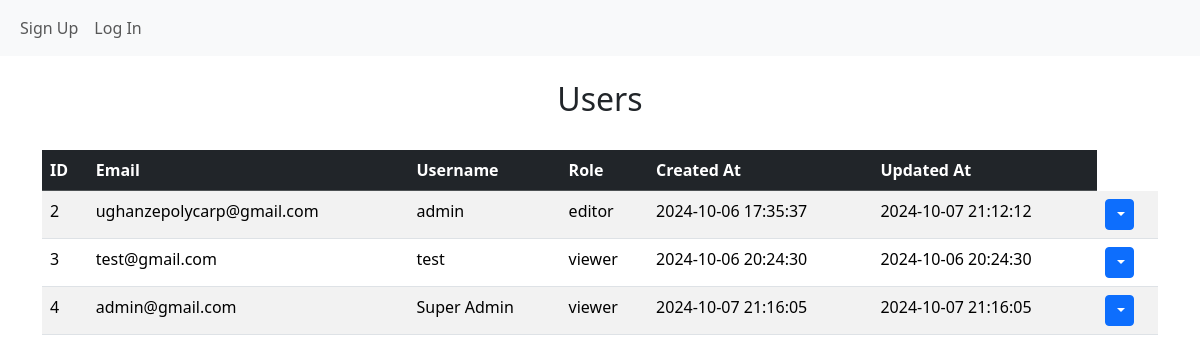
/users, run on an earlier commit of the app's database.
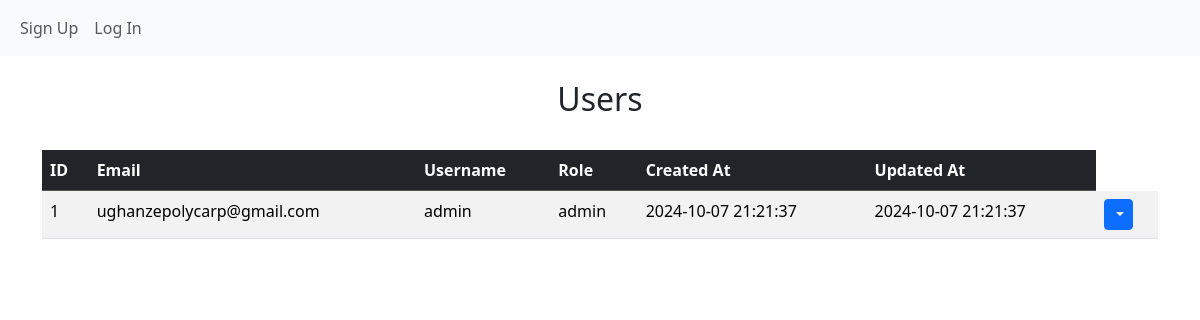
And on a later commit of the database.
### website/models.py (models this page shows)
class User(db.Model,UserMixin):
    id = db.Column(db.Integer, primary_key=True)
    email = db.Column(db.String(150),unique=True)
    username = db.Column(db.String(150))
    password = db.Column(db.String(150))
    created_at =  db.Column(db.DateTime(timezone=True), default=func.now())
    updated_at = db.Column(db.DateTime(timezone=True), default=func.now(),onupdate=func.now())
    role_id  = db.Column(db.Integer, db.ForeignKey("role.id"),default=3)
    role = db.relationship("Role", backref="user")
    posted_by = db.relationship("Glossary", backref="user")

class Role(db.Model):
    id = db.Column(db.Integer, primary_key=True)
    role_name = db.Column(db.String(100), nullable=False, unique=True)

### website/views.py (the view)
@login_required
@views.route("/users",methods=["GET","POST","PUT","DELETE"])
def users():
    users = User.query.all()
    return render_template("users.html",user=current_user,users=users)

### website/templates/users.html (shortened to what this page needs)
{% extends "base.html" %}
{%block content %}
<div>
    <br>
    <h2 align="center">Users</h2>
    <br>
<table class="table table-striped table-hover">
    <thead class="table-dark">
        <tr>
            <th scope="col">ID</th>
            <th scope="col">Email</th>
            <th scope="col">Username</th>
            <th scope="col">Role</th>
            <th scope="col">Created At</th>
            <th scope="col">Updated At</th>
        </tr>
    </thead>
    <tbody>
        {% for user in users %}
        <tr>
            <td>{{ user.id }}</td>
            <td>{{ user.email }}</td>
            <td>{{ user.username }}</td>
            <td>{{ user.role.role_name if user.role else 'No Role Assigned' }}</td>
            <td>{{ user.created_at.strftime('%Y-%m-%d %H:%M:%S') }}</td>
            <td>{{ user.updated_at.strftime('%Y-%m-%d %H:%M:%S') }}</td>
            <td>
                <div class="btn-group">
                    <button type="button" class="btn btn-sm btn-primary dropdown-toggle" data-bs-toggle="dropdown">
                    </button>
                </div>
            </td>
        </tr>
        {% endfor %}
    </tbody>
</table>
</div>
{% endblock %}

### website/templates/base.html (shortened to what this page needs)
<!DOCTYPE html>
<html lang="en">
<head>
    <link href="https://cdn.jsdelivr.net/npm/bootstrap@5.3.3/dist/css/bootstrap.min.css" rel="stylesheet">
      <link rel="stylesheet" type="text/css" href="{{ url_for('static', filename='css/styles.css') }}">
</head>
<body>
    <nav class="navbar navbar-expand-lg bg-body-tertiary">
        <div class="container-fluid">
            <div class="collapse navbar-collapse" id="navbar">
                <div class="navbar-nav">
                    {% if user.is_authenticated %}
                        <a class="nav-item nav-link {% if request.path == url_for('views.home') %}active{% endif %}" href="/home">Home</a>
                        <a class="nav-item nav-link {% if request.path == url_for('views.glossary') %}active{% endif %}" href="/glossary">Glossary</a>
                    </div>
                    <div class="navbar-nav ms-auto">
                        <a class="nav-item nav-link {% if request.path == url_for('views.users') %}active{% endif %}" href="/users">Users</a>
                        <a class="nav-item nav-link {% if request.path == url_for('auth.log_out') %}active{% endif %}" href="/log-out">Logout</a>
                    </div>
                    {% else %}
                        <a class="nav-item nav-link {% if request.path == url_for('auth.sign_up') %}active{% endif %}" href="/sign-up">Sign Up</a>
                        <a class="nav-item nav-link {% if request.path == url_for('auth.login') %}active{% endif %}" href="/login">Log In</a>
                    {% endif %}
                </div>
            </div>
        </div>
    </nav>
    <div class="container">{%block content %}{% endblock %}</div>
</body>
</html>

What changed in the data, as far as the page shows it:
removed User: id "2", email "ughanzepolycarp@gmail.com", username "admin", role "editor", created_at "2024-10-06 17:35:37", updated_at "2024-10-07 21:12:12"
removed User: id "3", email "test@gmail.com", username "test", role "viewer", created_at "2024-10-06 20:24:30", updated_at "2024-10-06 20:24:30"
removed User: id "4", email "admin@gmail.com", username "Super Admin", role "viewer", created_at "2024-10-07 21:16:05", updated_at "2024-10-07 21:16:05"
added User: id "1", email "ughanzepolycarp@gmail.com", username "admin", role "admin", created_at "2024-10-07 21:21:37", updated_at "2024-10-07 21:21:37"
